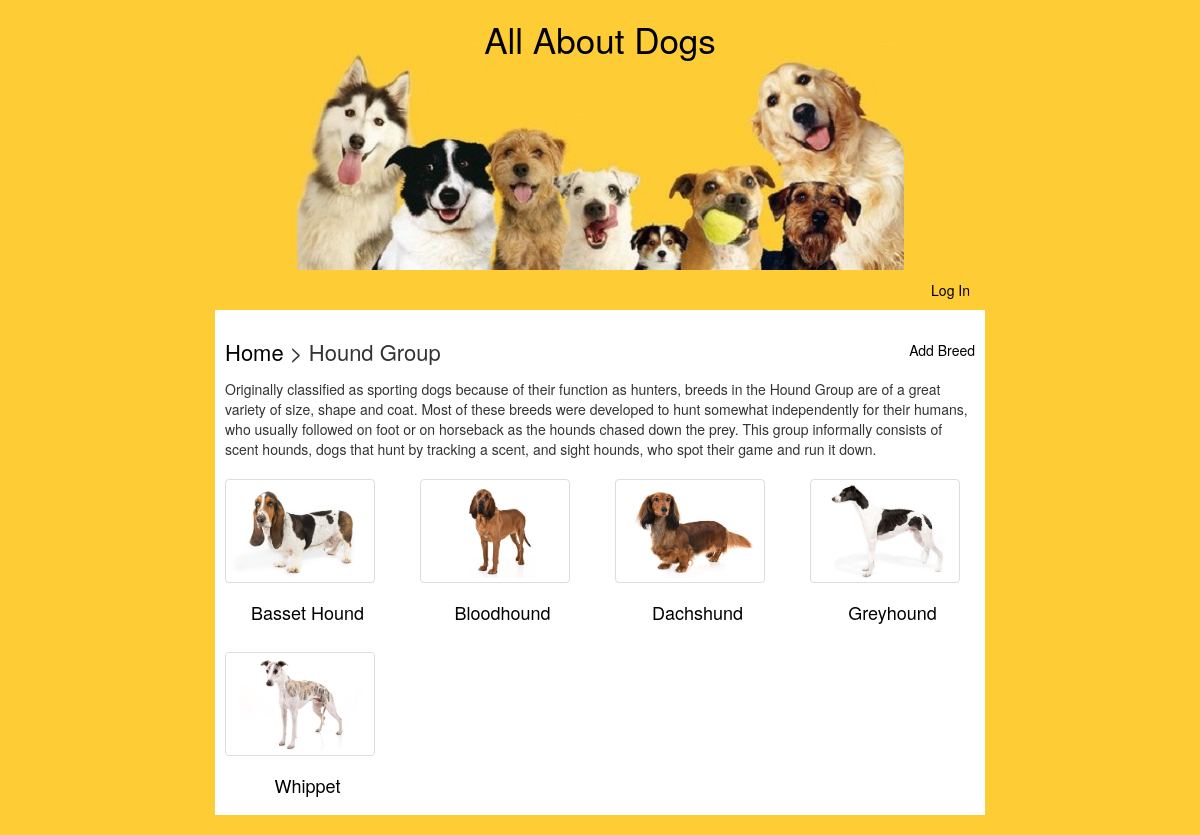
Page /groups/1/breeds/ on the committed database.
### models.py (models this page shows, shortened)
class Group(Base):
    __tablename__ = 'group'
    id = Column(Integer, primary_key=True)
    name = Column(String(25), nullable=False)
    description = Column(String(1000))
    picture = Column(String(250))

class Breed(Base):
    __tablename__ = 'breed'
    id = Column(Integer, primary_key=True)
    name = Column(String(50), nullable=False)
    description = Column(String(1000))
    height = Column(String(100))
    weight = Column(String(100))
    picture = Column(String(250))
    group_id = Column(Integer, ForeignKey('group.id'))
    group = relationship(Group)
    user_id = Column(Integer, ForeignKey('user.id'))
    user = relationship(User)

### views.py (the view)
@app.route('/groups/<int:group_id>/')
@app.route('/groups/<int:group_id>/breeds/')
def showGroupBreeds(group_id):
    if 'user_id' in login_session:
        user = login_session['user_id']
    else:
        user = ''
    group = session.query(Group).filter_by(id=group_id).one()
    breeds = session.query(Breed).filter_by(group_id=group_id)
    breeds = breeds.order_by(asc(Breed.name)).all()
    return render_template('breeds.html',
                           breeds=breeds, group=group, user_id=user)

### templates/breeds.html (shortened to what this page needs)
{% extends "main.html" %}
{% block content %}
	<div>
		<span class="right">
			<a href="{{url_for('addBreed', group_id = group.id )}}">Add Breed</a>
		</span>
		<h2>
			<a href="{{url_for('showGroups')}}">Home</a> >
			{{group.name}} Group
		</h2>
	</div>
	<div>{{group.description}}</div>
	<div class="row">
	{% for breed in breeds %}
		<div class="col-lg-3 col-md-4 col-sm-4 col-xs-6">
			<a href = "{{url_for('showBreedInfo', breed_id = breed.id, group_id = group.id)}}">
				<div class="thumbnail">
					{% if breed.picture %}
						<img src="{{url_for('static', filename=breed.picture)}}" alt="{{breed.name}}">
					{% endif %}
				</div>
				<h3 class="center">{{breed.name}}</h3>
			</a>
		</div>
	{% endfor %}
{% endblock %}

### templates/main.html (shortened to what this page needs)
<!DOCTYPE html>
<html lang="en">
	<head>
		<link rel="stylesheet" href="//netdna.bootstrapcdn.com/bootstrap/3.1.1/css/bootstrap.min.css">
		<link rel=stylesheet type=text/css href="{{url_for('static', filename='styles.css')}}">
	</head>
	<body>
		<div class="container">
			{% include "header.html" %}
			<div class="content">
				{% block content %}
				{% endblock %}
			</div>
		</div>
	</body>
</html>

### templates/header.html (shortened to what this page needs)
<div class="header center">
  <div>
    <h1><a href="{{url_for('showGroups')}}">All About Dogs</a></h1>
  </div>
</div>
<div class="login">
  {% if 'username' not in session %}
    <a href="{{url_for('showLogin')}}">Log In</a>
  {% else %}
    <a href="{{url_for('logout')}}">Log Out</a>
  {% endif %}
</div>

### static/styles.css (style rules this page uses)
body { background-color: #FECC35; }
h1 { font-size: 35px; }
h2 { font-size: 22px; margin-bottom: 15px; }
h3 { font-size: 18px; }
a { color: black; }
.container { max-width: 800px; min-width: 375px; }
.header { width: 100%; height: 250px; background-image: url("header.jpg"); background-repeat: no-repeat; background-position: center 20px; }
.login { text-align: right; margin-right: 15px; margin-top: 10px; margin-bottom: 10px; }
.content { background-color: white; padding: 10px; margin-bottom: 20px; }
.thumbnail { width: 150px; margin-top: 20px; }
.right { float: right; }
.center { text-align: center; }

### rows in the picture
Group: name "Hound", description "Originally classified as sporting dogs because of their function as hunters, breeds in the Hound Group are of a great variety of size, shape and coat. Most of these breeds were developed to hunt somewhat independently for their humans, who usually followed on foot or on horseback as the hounds chased down the prey. This group informally consists of scent hounds, dogs that hunt by tracking a scent, and sight hounds, who spot their game and run it down."
Breed: picture (picture), name "Basset Hound"
Breed: picture (picture), name "Bloodhound"
Breed: picture (picture), name "Dachshund"
Breed: picture (picture), name "Greyhound"
Breed: picture (picture), name "Whippet"
